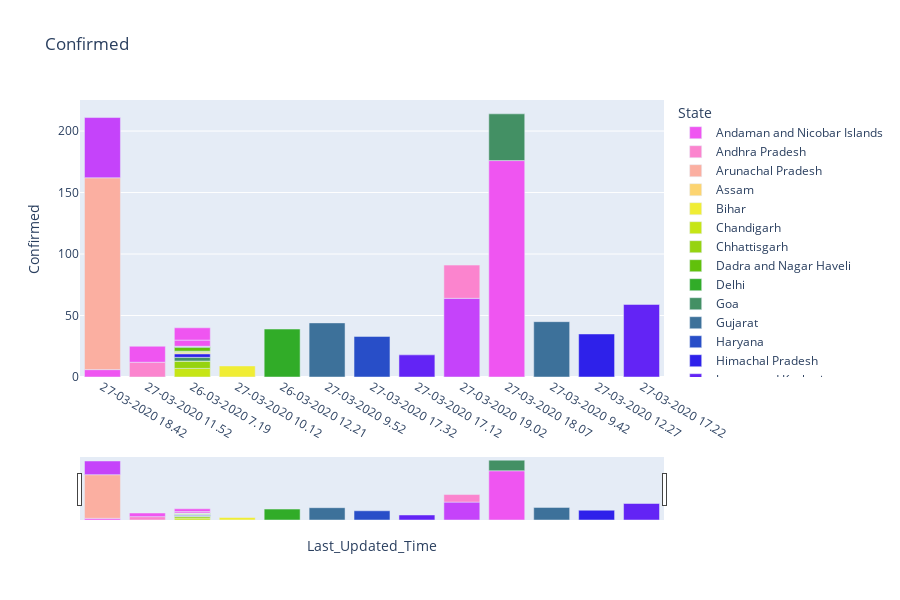
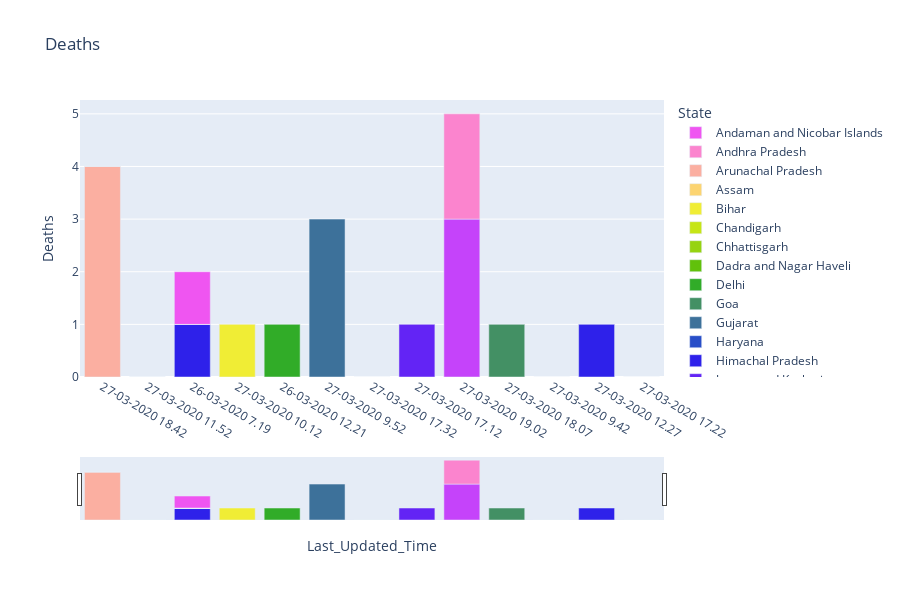

Notebook source saved alongside these figures, in order:
### Markdown cell above
# State wise Confirmed and Deaths w.r.t dates

### Code cell
temp = df.groupby(['State', 'Last_Updated_Time'])['Confirmed', 'Deaths'].sum()
temp = temp.reset_index()

fig = px.bar(temp, x="Last_Updated_Time", y="Confirmed", color='State', orientation='v', height=600,
             title='Confirmed', color_discrete_sequence = px.colors.cyclical.mygbm)
fig.update_layout(xaxis_rangeslider_visible=True)
fig.show()

# =========================================

fig = px.bar(temp, x="Last_Updated_Time", y="Deaths", color='State', orientation='v', height=600,
             title='Deaths', color_discrete_sequence = px.colors.cyclical.mygbm)
fig.update_layout(xaxis_rangeslider_visible=True)
fig.show()

### Figure 1 — Plotly figure (JSON) as saved in the notebook; plotly's stock layout.template omitted (floating-point values rounded to 4 significant figures)
{"data": [{"alignmentgroup": "True", "hovertemplate": "State=Andaman and Nicobar Islands<br>Last_Updated_Time=%{x}<br>Confirmed=%{y}<extra></extra>", "legendgroup": "Andaman and Nicobar Islands", "marker": {"color": "#ef55f1"}, "name": "Andaman and Nicobar Islands", "offsetgroup": "Andaman and Nicobar Islands", "orientation": "v", "showlegend": true, "textposition": "auto", "type": "bar", "x": ["27-03-2020 18.42"], "xaxis": "x", "y": [6], "yaxis": "y"}, {"alignmentgroup": "True", "hovertemplate": "State=Andhra Pradesh<br>Last_Updated_Time=%{x}<br>Confirmed=%{y}<extra></extra>", "legendgroup": "Andhra Pradesh", "marker": {"color": "#fb84ce"}, "name": "Andhra Pradesh", "offsetgroup": "Andhra Pradesh", "orientation": "v", "showlegend": true, "textposition": "auto", "type": "bar", "x": ["27-03-2020 11.52"], "xaxis": "x", "y": [12], "yaxis": "y"}, {"alignmentgroup": "True", "hovertemplate": "State=Arunachal Pradesh<br>Last_Updated_Time=%{x}<br>Confirmed=%{y}<extra></extra>", "legendgroup": "Arunachal Pradesh", "marker": {"color": "#fbafa1"}, "name": "Arunachal Pradesh", "offsetgroup": "Arunachal Pradesh", "orientation": "v", "showlegend": true, "textposition": "auto", "type": "bar", "x": ["26-03-2020 7.19"], "xaxis": "x", "y": [0], "yaxis": "y"}, {"alignmentgroup": "True", "hovertemplate": "State=Assam<br>Last_Updated_Time=%{x}<br>Confirmed=%{y}<extra></extra>", "legendgroup": "Assam", "marker": {"color": "#fcd471"}, "name": "Assam", "offsetgroup": "Assam", "orientation": "v", "showlegend": true, "textposition": "auto", "type": "bar", "x": ["26-03-2020 7.19"], "xaxis": "x", "y": [0], "yaxis": "y"}, {"alignmentgroup": "True", "hovertemplate": "State=Bihar<br>Last_Updated_Time=%{x}<br>Confirmed=%{y}<extra></extra>", "legendgroup": "Bihar", "marker": {"color": "#f0ed35"}, "name": "Bihar", "offsetgroup": "Bihar", "orientation": "v", "showlegend": true, "textposition": "auto", "type": "bar", "x": ["27-03-2020 10.12"], "xaxis": "x", "y": [9], "yaxis": "y"}, {"alignmentgroup": "True", "hovertemplate": "State=Chandigarh<br>Last_Updated_Time=%{x}<br>Confirmed=%{y}<extra></extra>", "legendgroup": "Chandigarh", "marker": {"color": "#c6e516"}, "name": "Chandigarh", "offsetgroup": "Chandigarh", "orientation": "v", "showlegend": true, "textposition": "auto", "type": "bar", "x": ["26-03-2020 7.19"], "xaxis": "x", "y": [7], "yaxis": "y"}, {"alignmentgroup": "True", "hovertemplate": "State=Chhattisgarh<br>Last_Updated_Time=%{x}<br>Confirmed=%{y}<extra></extra>", "legendgroup": "Chhattisgarh", "marker": {"color": "#96d310"}, "name": "Chhattisgarh", "offsetgroup": "Chhattisgarh", "orientation": "v", "showlegend": true, "textposition": "auto", "type": "bar", "x": ["26-03-2020 7.19"], "xaxis": "x", "y": [6], "yaxis": "y"}, {"alignmentgroup": "True", "hovertemplate": "State=Dadra and Nagar Haveli<br>Last_Updated_Time=%{x}<br>Confirmed=%{y}<extra></extra>", "legendgroup": "Dadra and Nagar Haveli", "marker": {"color": "#61c10b"}, "name": "Dadra and Nagar Haveli", "offsetgroup": "Dadra and Nagar Haveli", "orientation": "v", "showlegend": true, "textposition": "auto", "type": "bar", "x": ["26-03-2020 7.19"], "xaxis": "x", "y": [0], "yaxis": "y"}, {"alignmentgroup": "True", "hovertemplate": "State=Delhi<br>Last_Updated_Time=%{x}<br>Confirmed=%{y}<extra></extra>", "legendgroup": "Delhi", "marker": {"color": "#31ac28"}, "name": "Delhi", "offsetgroup": "Delhi", "orientation": "v", "showlegend": true, "textposition": "auto", "type": "bar", "x": ["26-03-2020 12.21"], "xaxis": "x", "y": [39], "yaxis": "y"}, {"alignmentgroup": "True", "hovertemplate": "State=Goa<br>Last_Updated_Time=%{x}<br>Confirmed=%{y}<extra></extra>", "legendgroup": "Goa", "marker": {"color": "#439064"}, "name": "Goa", "offsetgroup": "Goa", "orientation": "v", "showlegend": true, "textposition": "auto", "type": "bar", "x": ["26-03-2020 7.19"], "xaxis": "x", "y": [3], "yaxis": "y"}, {"alignmentgroup": "True", "hovertemplate": "State=Gujarat<br>Last_Updated_Time=%{x}<br>Confirmed=%{y}<extra></extra>", "legendgroup": "Gujarat", "marker": {"color": "#3d719a"}, "name": "Gujarat", "offsetgroup": "Gujarat", "orientation": "v", "showlegend": true, "textposition": "auto", "type": "bar", "x": ["27-03-2020 9.52"], "xaxis": "x", "y": [44], "yaxis": "y"}, {"alignmentgroup": "True", "hovertemplate": "State=Haryana<br>Last_Updated_Time=%{x}<br>Confirmed=%{y}<extra></extra>", "legendgroup": "Haryana", "marker": {"color": "#284ec8"}, "name": "Haryana", "offsetgroup": "Haryana", "orientation": "v", "showlegend": true, "textposition": "auto", "type": "bar", "x": ["27-03-2020 17.32"], "xaxis": "x", "y": [33], "yaxis": "y"}, {"alignmentgroup": "True", "hovertemplate": "State=Himachal Pradesh<br>Last_Updated_Time=%{x}<br>Confirmed=%{y}<extra></extra>", "legendgroup": "Himachal Pradesh", "marker": {"color": "#2e21ea"}, "name": "Himachal Pradesh", "offsetgroup": "Himachal Pradesh", "orientation": "v", "showlegend": true, "textposition": "auto", "type": "bar", "x": ["26-03-2020 7.19"], "xaxis": "x", "y": [3], "yaxis": "y"}, {"alignmentgroup": "True", "hovertemplate": "State=Jammu and Kashmir<br>Last_Updated_Time=%{x}<br>Confirmed=%{y}<extra></extra>", "legendgroup": "Jammu and Kashmir", "marker": {"color": "#6324f5"}, "name": "Jammu and Kashmir", "offsetgroup": "Jammu and Kashmir", "orientation": "v", "showlegend": true, "textposition": "auto", "type": "bar", "x": ["27-03-2020 17.12"], "xaxis": "x", "y": [18], "yaxis": "y"}, {"alignmentgroup": "True", "hovertemplate": "State=Jharkhand<br>Last_Updated_Time=%{x}<br>Confirmed=%{y}<extra></extra>", "legendgroup": "Jharkhand", "marker": {"color": "#9139fa"}, "name": "Jharkhand", "offsetgroup": "Jharkhand", "orientation": "v", "showlegend": true, "textposition": "auto", "type": "bar", "x": ["26-03-2020 7.19"], "xaxis": "x", "y": [0], "yaxis": "y"}, {"alignmentgroup": "True", "hovertemplate": "State=Karnataka<br>Last_Updated_Time=%{x}<br>Confirmed=%{y}<extra></extra>", "legendgroup": "Karnataka", "marker": {"color": "#c543fa"}, "name": "Karnataka", "offsetgroup": "Karnataka", "orientation": "v", "showlegend": true, "textposition": "auto", "type": "bar", "x": ["27-03-2020 19.02"], "xaxis": "x", "y": [64], "yaxis": "y"}, {"alignmentgroup": "True", "hovertemplate": "State=Kerala<br>Last_Updated_Time=%{x}<br>Confirmed=%{y}<extra></extra>", "legendgroup": "Kerala", "marker": {"color": "#ef55f1"}, "name": "Kerala", "offsetgroup": "Kerala", "orientation": "v", "showlegend": true, "textposition": "auto", "type": "bar", "x": ["27-03-2020 18.07"], "xaxis": "x", "y": [176], "yaxis": "y"}, {"alignmentgroup": "True", "hovertemplate": "State=Ladakh<br>Last_Updated_Time=%{x}<br>Confirmed=%{y}<extra></extra>", "legendgroup": "Ladakh", "marker": {"color": "#ef55f1"}, "name": "Ladakh", "offsetgroup": "Ladakh", "orientation": "v", "showlegend": true, "textposition": "auto", "type": "bar", "x": ["27-03-2020 11.52"], "xaxis": "x", "y": [13], "yaxis": "y"}, {"alignmentgroup": "True", "hovertemplate": "State=Madhya Pradesh<br>Last_Updated_Time=%{x}<br>Confirmed=%{y}<extra></extra>", "legendgroup": "Madhya Pradesh", "marker": {"color": "#fb84ce"}, "name": "Madhya Pradesh", "offsetgroup": "Madhya Pradesh", "orientation": "v", "showlegend": true, "textposition": "auto", "type": "bar", "x": ["27-03-2020 19.02"], "xaxis": "x", "y": [27], "yaxis": "y"}, {"alignmentgroup": "True", "hovertemplate": "State=Maharashtra<br>Last_Updated_Time=%{x}<br>Confirmed=%{y}<extra></extra>", "legendgroup": "Maharashtra", "marker": {"color": "#fbafa1"}, "name": "Maharashtra", "offsetgroup": "Maharashtra", "orientation": "v", "showlegend": true, "textposition": "auto", "type": "bar", "x": ["27-03-2020 18.42"], "xaxis": "x", "y": [156], "yaxis": "y"}, {"alignmentgroup": "True", "hovertemplate": "State=Manipur<br>Last_Updated_Time=%{x}<br>Confirmed=%{y}<extra></extra>", "legendgroup": "Manipur", "marker": {"color": "#fcd471"}, "name": "Manipur", "offsetgroup": "Manipur", "orientation": "v", "showlegend": true, "textposition": "auto", "type": "bar", "x": ["26-03-2020 7.19"], "xaxis": "x", "y": [1], "yaxis": "y"}, {"alignmentgroup": "True", "hovertemplate": "State=Meghalaya<br>Last_Updated_Time=%{x}<br>Confirmed=%{y}<extra></extra>", "legendgroup": "Meghalaya", "marker": {"color": "#f0ed35"}, "name": "Meghalaya", "offsetgroup": "Meghalaya", "orientation": "v", "showlegend": true, "textposition": "auto", "type": "bar", "x": ["26-03-2020 7.19"], "xaxis": "x", "y": [0], "yaxis": "y"}, {"alignmentgroup": "True", "hovertemplate": "State=Mizoram<br>Last_Updated_Time=%{x}<br>Confirmed=%{y}<extra></extra>", "legendgroup": "Mizoram", "marker": {"color": "#c6e516"}, "name": "Mizoram", "offsetgroup": "Mizoram", "orientation": "v", "showlegend": true, "textposition": "auto", "type": "bar", "x": ["26-03-2020 7.19"], "xaxis": "x", "y": [1], "yaxis": "y"}, {"alignmentgroup": "True", "hovertemplate": "State=Nagaland<br>Last_Updated_Time=%{x}<br>Confirmed=%{y}<extra></extra>", "legendgroup": "Nagaland", "marker": {"color": "#96d310"}, "name": "Nagaland", "offsetgroup": "Nagaland", "orientation": "v", "showlegend": true, "textposition": "auto", "type": "bar", "x": ["26-03-2020 7.19"], "xaxis": "x", "y": [0], "yaxis": "y"}, {"alignmentgroup": "True", "hovertemplate": "State=Odisha<br>Last_Updated_Time=%{x}<br>Confirmed=%{y}<extra></extra>", "legendgroup": "Odisha", "marker": {"color": "#61c10b"}, "name": "Odisha", "offsetgroup": "Odisha", "orientation": "v", "showlegend": true, "textposition": "auto", "type": "bar", "x": ["26-03-2020 7.19"], "xaxis": "x", "y": [3], "yaxis": "y"}, {"alignmentgroup": "True", "hovertemplate": "State=Puducherry<br>Last_Updated_Time=%{x}<br>Confirmed=%{y}<extra></extra>", "legendgroup": "Puducherry", "marker": {"color": "#31ac28"}, "name": "Puducherry", "offsetgroup": "Puducherry", "orientation": "v", "showlegend": true, "textposition": "auto", "type": "bar", "x": ["26-03-2020 7.19"], "xaxis": "x", "y": [1], "yaxis": "y"}, {"alignmentgroup": "True", "hovertemplate": "State=Punjab<br>Last_Updated_Time=%{x}<br>Confirmed=%{y}<extra></extra>", "legendgroup": "Punjab", "marker": {"color": "#439064"}, "name": "Punjab", "offsetgroup": "Punjab", "orientation": "v", "showlegend": true, "textposition": "auto", "type": "bar", "x": ["27-03-2020 18.07"], "xaxis": "x", "y": [38], "yaxis": "y"}, {"alignmentgroup": "True", "hovertemplate": "State=Rajasthan<br>Last_Updated_Time=%{x}<br>Confirmed=%{y}<extra></extra>", "legendgroup": "Rajasthan", "marker": {"color": "#3d719a"}, "name": "Rajasthan", "offsetgroup": "Rajasthan", "orientation": "v", "showlegend": true, "textposition": "auto", "type": "bar", "x": ["27-03-2020 9.42"], "xaxis": "x", "y": [45], "yaxis": "y"}, {"alignmentgroup": "True", "hovertemplate": "State=Sikkim<br>Last_Updated_Time=%{x}<br>Confirmed=%{y}<extra></extra>", "legendgroup": "Sikkim", "marker": {"color": "#284ec8"}, "name": "Sikkim", "offsetgroup": "Sikkim", "orientation": "v", "showlegend": true, "textposition": "auto", "type": "bar", "x": ["26-03-2020 7.19"], "xaxis": "x", "y": [0], "yaxis": "y"}, {"alignmentgroup": "True", "hovertemplate": "State=Tamil Nadu<br>Last_Updated_Time=%{x}<br>Confirmed=%{y}<extra></extra>", "legendgroup": "Tamil Nadu", "marker": {"color": "#2e21ea"}, "name": "Tamil Nadu", "offsetgroup": "Tamil Nadu", "orientation": "v", "showlegend": true, "textposition": "auto", "type": "bar", "x": ["27-03-2020 12.27"], "xaxis": "x", "y": [35], "yaxis": "y"}, {"alignmentgroup": "True", "hovertemplate": "State=Telangana<br>Last_Updated_Time=%{x}<br>Confirmed=%{y}<extra></extra>", "legendgroup": "Telangana", "marker": {"color": "#6324f5"}, "name": "Telangana", "offsetgroup": "Telangana", "orientation": "v", "showlegend": true, "textposition": "auto", "type": "bar", "x": ["27-03-2020 17.22"], "xaxis": "x", "y": [59], "yaxis": "y"}, {"alignmentgroup": "True", "hovertemplate": "State=Tripura<br>Last_Updated_Time=%{x}<br>Confirmed=%{y}<extra></extra>", "legendgroup": "Tripura", "marker": {"color": "#9139fa"}, "name": "Tripura", "offsetgroup": "Tripura", "orientation": "v", "showlegend": true, "textposition": "auto", "type": "bar", "x": ["26-03-2020 7.19"], "xaxis": "x", "y": [0], "yaxis": "y"}, {"alignmentgroup": "True", "hovertemplate": "State=Uttar Pradesh<br>Last_Updated_Time=%{x}<br>Confirmed=%{y}<extra></extra>", "legendgroup": "Uttar Pradesh", "marker": {"color": "#c543fa"}, "name": "Uttar Pradesh", "offsetgroup": "Uttar Pradesh", "orientation": "v", "showlegend": true, "textposition": "auto", "type": "bar", "x": ["27-03-2020 18.42"], "xaxis": "x", "y": [49], "yaxis": "y"}, {"alignmentgroup": "True", "hovertemplate": "State=Uttarakhand<br>Last_Updated_Time=%{x}<br>Confirmed=%{y}<extra></extra>", "legendgroup": "Uttarakhand", "marker": {"color": "#ef55f1"}, "name": "Uttarakhand", "offsetgroup": "Uttarakhand", "orientation": "v", "showlegend": true, "textposition": "auto", "type": "bar", "x": ["26-03-2020 7.19"], "xaxis": "x", "y": [5], "yaxis": "y"}, {"alignmentgroup": "True", "hovertemplate": "State=West Bengal<br>Last_Updated_Time=%{x}<br>Confirmed=%{y}<extra></extra>", "legendgroup": "West Bengal", "marker": {"color": "#ef55f1"}, "name": "West Bengal", "offsetgroup": "West Bengal", "orientation": "v", "showlegend": true, "textposition": "auto", "type": "bar", "x": ["26-03-2020 7.19"], "xaxis": "x", "y": [10], "yaxis": "y"}], "layout": {"barmode": "relative", "height": 600, "legend": {"title": {"text": "State"}, "tracegroupgap": 0}, "title": {"text": "Confirmed"}, "xaxis": {"anchor": "y", "domain": [0, 1], "rangeslider": {"visible": true}, "title": {"text": "Last_Updated_Time"}}, "yaxis": {"anchor": "x", "domain": [0, 1], "title": {"text": "Confirmed"}}}}

### Figure 2 — Plotly figure (JSON) as saved in the notebook; plotly's stock layout.template omitted (floating-point values rounded to 4 significant figures)
{"data": [{"alignmentgroup": "True", "hovertemplate": "State=Andaman and Nicobar Islands<br>Last_Updated_Time=%{x}<br>Deaths=%{y}<extra></extra>", "legendgroup": "Andaman and Nicobar Islands", "marker": {"color": "#ef55f1"}, "name": "Andaman and Nicobar Islands", "offsetgroup": "Andaman and Nicobar Islands", "orientation": "v", "showlegend": true, "textposition": "auto", "type": "bar", "x": ["27-03-2020 18.42"], "xaxis": "x", "y": [0], "yaxis": "y"}, {"alignmentgroup": "True", "hovertemplate": "State=Andhra Pradesh<br>Last_Updated_Time=%{x}<br>Deaths=%{y}<extra></extra>", "legendgroup": "Andhra Pradesh", "marker": {"color": "#fb84ce"}, "name": "Andhra Pradesh", "offsetgroup": "Andhra Pradesh", "orientation": "v", "showlegend": true, "textposition": "auto", "type": "bar", "x": ["27-03-2020 11.52"], "xaxis": "x", "y": [0], "yaxis": "y"}, {"alignmentgroup": "True", "hovertemplate": "State=Arunachal Pradesh<br>Last_Updated_Time=%{x}<br>Deaths=%{y}<extra></extra>", "legendgroup": "Arunachal Pradesh", "marker": {"color": "#fbafa1"}, "name": "Arunachal Pradesh", "offsetgroup": "Arunachal Pradesh", "orientation": "v", "showlegend": true, "textposition": "auto", "type": "bar", "x": ["26-03-2020 7.19"], "xaxis": "x", "y": [0], "yaxis": "y"}, {"alignmentgroup": "True", "hovertemplate": "State=Assam<br>Last_Updated_Time=%{x}<br>Deaths=%{y}<extra></extra>", "legendgroup": "Assam", "marker": {"color": "#fcd471"}, "name": "Assam", "offsetgroup": "Assam", "orientation": "v", "showlegend": true, "textposition": "auto", "type": "bar", "x": ["26-03-2020 7.19"], "xaxis": "x", "y": [0], "yaxis": "y"}, {"alignmentgroup": "True", "hovertemplate": "State=Bihar<br>Last_Updated_Time=%{x}<br>Deaths=%{y}<extra></extra>", "legendgroup": "Bihar", "marker": {"color": "#f0ed35"}, "name": "Bihar", "offsetgroup": "Bihar", "orientation": "v", "showlegend": true, "textposition": "auto", "type": "bar", "x": ["27-03-2020 10.12"], "xaxis": "x", "y": [1], "yaxis": "y"}, {"alignmentgroup": "True", "hovertemplate": "State=Chandigarh<br>Last_Updated_Time=%{x}<br>Deaths=%{y}<extra></extra>", "legendgroup": "Chandigarh", "marker": {"color": "#c6e516"}, "name": "Chandigarh", "offsetgroup": "Chandigarh", "orientation": "v", "showlegend": true, "textposition": "auto", "type": "bar", "x": ["26-03-2020 7.19"], "xaxis": "x", "y": [0], "yaxis": "y"}, {"alignmentgroup": "True", "hovertemplate": "State=Chhattisgarh<br>Last_Updated_Time=%{x}<br>Deaths=%{y}<extra></extra>", "legendgroup": "Chhattisgarh", "marker": {"color": "#96d310"}, "name": "Chhattisgarh", "offsetgroup": "Chhattisgarh", "orientation": "v", "showlegend": true, "textposition": "auto", "type": "bar", "x": ["26-03-2020 7.19"], "xaxis": "x", "y": [0], "yaxis": "y"}, {"alignmentgroup": "True", "hovertemplate": "State=Dadra and Nagar Haveli<br>Last_Updated_Time=%{x}<br>Deaths=%{y}<extra></extra>", "legendgroup": "Dadra and Nagar Haveli", "marker": {"color": "#61c10b"}, "name": "Dadra and Nagar Haveli", "offsetgroup": "Dadra and Nagar Haveli", "orientation": "v", "showlegend": true, "textposition": "auto", "type": "bar", "x": ["26-03-2020 7.19"], "xaxis": "x", "y": [0], "yaxis": "y"}, {"alignmentgroup": "True", "hovertemplate": "State=Delhi<br>Last_Updated_Time=%{x}<br>Deaths=%{y}<extra></extra>", "legendgroup": "Delhi", "marker": {"color": "#31ac28"}, "name": "Delhi", "offsetgroup": "Delhi", "orientation": "v", "showlegend": true, "textposition": "auto", "type": "bar", "x": ["26-03-2020 12.21"], "xaxis": "x", "y": [1], "yaxis": "y"}, {"alignmentgroup": "True", "hovertemplate": "State=Goa<br>Last_Updated_Time=%{x}<br>Deaths=%{y}<extra></extra>", "legendgroup": "Goa", "marker": {"color": "#439064"}, "name": "Goa", "offsetgroup": "Goa", "orientation": "v", "showlegend": true, "textposition": "auto", "type": "bar", "x": ["26-03-2020 7.19"], "xaxis": "x", "y": [0], "yaxis": "y"}, {"alignmentgroup": "True", "hovertemplate": "State=Gujarat<br>Last_Updated_Time=%{x}<br>Deaths=%{y}<extra></extra>", "legendgroup": "Gujarat", "marker": {"color": "#3d719a"}, "name": "Gujarat", "offsetgroup": "Gujarat", "orientation": "v", "showlegend": true, "textposition": "auto", "type": "bar", "x": ["27-03-2020 9.52"], "xaxis": "x", "y": [3], "yaxis": "y"}, {"alignmentgroup": "True", "hovertemplate": "State=Haryana<br>Last_Updated_Time=%{x}<br>Deaths=%{y}<extra></extra>", "legendgroup": "Haryana", "marker": {"color": "#284ec8"}, "name": "Haryana", "offsetgroup": "Haryana", "orientation": "v", "showlegend": true, "textposition": "auto", "type": "bar", "x": ["27-03-2020 17.32"], "xaxis": "x", "y": [0], "yaxis": "y"}, {"alignmentgroup": "True", "hovertemplate": "State=Himachal Pradesh<br>Last_Updated_Time=%{x}<br>Deaths=%{y}<extra></extra>", "legendgroup": "Himachal Pradesh", "marker": {"color": "#2e21ea"}, "name": "Himachal Pradesh", "offsetgroup": "Himachal Pradesh", "orientation": "v", "showlegend": true, "textposition": "auto", "type": "bar", "x": ["26-03-2020 7.19"], "xaxis": "x", "y": [1], "yaxis": "y"}, {"alignmentgroup": "True", "hovertemplate": "State=Jammu and Kashmir<br>Last_Updated_Time=%{x}<br>Deaths=%{y}<extra></extra>", "legendgroup": "Jammu and Kashmir", "marker": {"color": "#6324f5"}, "name": "Jammu and Kashmir", "offsetgroup": "Jammu and Kashmir", "orientation": "v", "showlegend": true, "textposition": "auto", "type": "bar", "x": ["27-03-2020 17.12"], "xaxis": "x", "y": [1], "yaxis": "y"}, {"alignmentgroup": "True", "hovertemplate": "State=Jharkhand<br>Last_Updated_Time=%{x}<br>Deaths=%{y}<extra></extra>", "legendgroup": "Jharkhand", "marker": {"color": "#9139fa"}, "name": "Jharkhand", "offsetgroup": "Jharkhand", "orientation": "v", "showlegend": true, "textposition": "auto", "type": "bar", "x": ["26-03-2020 7.19"], "xaxis": "x", "y": [0], "yaxis": "y"}, {"alignmentgroup": "True", "hovertemplate": "State=Karnataka<br>Last_Updated_Time=%{x}<br>Deaths=%{y}<extra></extra>", "legendgroup": "Karnataka", "marker": {"color": "#c543fa"}, "name": "Karnataka", "offsetgroup": "Karnataka", "orientation": "v", "showlegend": true, "textposition": "auto", "type": "bar", "x": ["27-03-2020 19.02"], "xaxis": "x", "y": [3], "yaxis": "y"}, {"alignmentgroup": "True", "hovertemplate": "State=Kerala<br>Last_Updated_Time=%{x}<br>Deaths=%{y}<extra></extra>", "legendgroup": "Kerala", "marker": {"color": "#ef55f1"}, "name": "Kerala", "offsetgroup": "Kerala", "orientation": "v", "showlegend": true, "textposition": "auto", "type": "bar", "x": ["27-03-2020 18.07"], "xaxis": "x", "y": [0], "yaxis": "y"}, {"alignmentgroup": "True", "hovertemplate": "State=Ladakh<br>Last_Updated_Time=%{x}<br>Deaths=%{y}<extra></extra>", "legendgroup": "Ladakh", "marker": {"color": "#ef55f1"}, "name": "Ladakh", "offsetgroup": "Ladakh", "orientation": "v", "showlegend": true, "textposition": "auto", "type": "bar", "x": ["27-03-2020 11.52"], "xaxis": "x", "y": [0], "yaxis": "y"}, {"alignmentgroup": "True", "hovertemplate": "State=Madhya Pradesh<br>Last_Updated_Time=%{x}<br>Deaths=%{y}<extra></extra>", "legendgroup": "Madhya Pradesh", "marker": {"color": "#fb84ce"}, "name": "Madhya Pradesh", "offsetgroup": "Madhya Pradesh", "orientation": "v", "showlegend": true, "textposition": "auto", "type": "bar", "x": ["27-03-2020 19.02"], "xaxis": "x", "y": [2], "yaxis": "y"}, {"alignmentgroup": "True", "hovertemplate": "State=Maharashtra<br>Last_Updated_Time=%{x}<br>Deaths=%{y}<extra></extra>", "legendgroup": "Maharashtra", "marker": {"color": "#fbafa1"}, "name": "Maharashtra", "offsetgroup": "Maharashtra", "orientation": "v", "showlegend": true, "textposition": "auto", "type": "bar", "x": ["27-03-2020 18.42"], "xaxis": "x", "y": [4], "yaxis": "y"}, {"alignmentgroup": "True", "hovertemplate": "State=Manipur<br>Last_Updated_Time=%{x}<br>Deaths=%{y}<extra></extra>", "legendgroup": "Manipur", "marker": {"color": "#fcd471"}, "name": "Manipur", "offsetgroup": "Manipur", "orientation": "v", "showlegend": true, "textposition": "auto", "type": "bar", "x": ["26-03-2020 7.19"], "xaxis": "x", "y": [0], "yaxis": "y"}, {"alignmentgroup": "True", "hovertemplate": "State=Meghalaya<br>Last_Updated_Time=%{x}<br>Deaths=%{y}<extra></extra>", "legendgroup": "Meghalaya", "marker": {"color": "#f0ed35"}, "name": "Meghalaya", "offsetgroup": "Meghalaya", "orientation": "v", "showlegend": true, "textposition": "auto", "type": "bar", "x": ["26-03-2020 7.19"], "xaxis": "x", "y": [0], "yaxis": "y"}, {"alignmentgroup": "True", "hovertemplate": "State=Mizoram<br>Last_Updated_Time=%{x}<br>Deaths=%{y}<extra></extra>", "legendgroup": "Mizoram", "marker": {"color": "#c6e516"}, "name": "Mizoram", "offsetgroup": "Mizoram", "orientation": "v", "showlegend": true, "textposition": "auto", "type": "bar", "x": ["26-03-2020 7.19"], "xaxis": "x", "y": [0], "yaxis": "y"}, {"alignmentgroup": "True", "hovertemplate": "State=Nagaland<br>Last_Updated_Time=%{x}<br>Deaths=%{y}<extra></extra>", "legendgroup": "Nagaland", "marker": {"color": "#96d310"}, "name": "Nagaland", "offsetgroup": "Nagaland", "orientation": "v", "showlegend": true, "textposition": "auto", "type": "bar", "x": ["26-03-2020 7.19"], "xaxis": "x", "y": [0], "yaxis": "y"}, {"alignmentgroup": "True", "hovertemplate": "State=Odisha<br>Last_Updated_Time=%{x}<br>Deaths=%{y}<extra></extra>", "legendgroup": "Odisha", "marker": {"color": "#61c10b"}, "name": "Odisha", "offsetgroup": "Odisha", "orientation": "v", "showlegend": true, "textposition": "auto", "type": "bar", "x": ["26-03-2020 7.19"], "xaxis": "x", "y": [0], "yaxis": "y"}, {"alignmentgroup": "True", "hovertemplate": "State=Puducherry<br>Last_Updated_Time=%{x}<br>Deaths=%{y}<extra></extra>", "legendgroup": "Puducherry", "marker": {"color": "#31ac28"}, "name": "Puducherry", "offsetgroup": "Puducherry", "orientation": "v", "showlegend": true, "textposition": "auto", "type": "bar", "x": ["26-03-2020 7.19"], "xaxis": "x", "y": [0], "yaxis": "y"}, {"alignmentgroup": "True", "hovertemplate": "State=Punjab<br>Last_Updated_Time=%{x}<br>Deaths=%{y}<extra></extra>", "legendgroup": "Punjab", "marker": {"color": "#439064"}, "name": "Punjab", "offsetgroup": "Punjab", "orientation": "v", "showlegend": true, "textposition": "auto", "type": "bar", "x": ["27-03-2020 18.07"], "xaxis": "x", "y": [1], "yaxis": "y"}, {"alignmentgroup": "True", "hovertemplate": "State=Rajasthan<br>Last_Updated_Time=%{x}<br>Deaths=%{y}<extra></extra>", "legendgroup": "Rajasthan", "marker": {"color": "#3d719a"}, "name": "Rajasthan", "offsetgroup": "Rajasthan", "orientation": "v", "showlegend": true, "textposition": "auto", "type": "bar", "x": ["27-03-2020 9.42"], "xaxis": "x", "y": [0], "yaxis": "y"}, {"alignmentgroup": "True", "hovertemplate": "State=Sikkim<br>Last_Updated_Time=%{x}<br>Deaths=%{y}<extra></extra>", "legendgroup": "Sikkim", "marker": {"color": "#284ec8"}, "name": "Sikkim", "offsetgroup": "Sikkim", "orientation": "v", "showlegend": true, "textposition": "auto", "type": "bar", "x": ["26-03-2020 7.19"], "xaxis": "x", "y": [0], "yaxis": "y"}, {"alignmentgroup": "True", "hovertemplate": "State=Tamil Nadu<br>Last_Updated_Time=%{x}<br>Deaths=%{y}<extra></extra>", "legendgroup": "Tamil Nadu", "marker": {"color": "#2e21ea"}, "name": "Tamil Nadu", "offsetgroup": "Tamil Nadu", "orientation": "v", "showlegend": true, "textposition": "auto", "type": "bar", "x": ["27-03-2020 12.27"], "xaxis": "x", "y": [1], "yaxis": "y"}, {"alignmentgroup": "True", "hovertemplate": "State=Telangana<br>Last_Updated_Time=%{x}<br>Deaths=%{y}<extra></extra>", "legendgroup": "Telangana", "marker": {"color": "#6324f5"}, "name": "Telangana", "offsetgroup": "Telangana", "orientation": "v", "showlegend": true, "textposition": "auto", "type": "bar", "x": ["27-03-2020 17.22"], "xaxis": "x", "y": [0], "yaxis": "y"}, {"alignmentgroup": "True", "hovertemplate": "State=Tripura<br>Last_Updated_Time=%{x}<br>Deaths=%{y}<extra></extra>", "legendgroup": "Tripura", "marker": {"color": "#9139fa"}, "name": "Tripura", "offsetgroup": "Tripura", "orientation": "v", "showlegend": true, "textposition": "auto", "type": "bar", "x": ["26-03-2020 7.19"], "xaxis": "x", "y": [0], "yaxis": "y"}, {"alignmentgroup": "True", "hovertemplate": "State=Uttar Pradesh<br>Last_Updated_Time=%{x}<br>Deaths=%{y}<extra></extra>", "legendgroup": "Uttar Pradesh", "marker": {"color": "#c543fa"}, "name": "Uttar Pradesh", "offsetgroup": "Uttar Pradesh", "orientation": "v", "showlegend": true, "textposition": "auto", "type": "bar", "x": ["27-03-2020 18.42"], "xaxis": "x", "y": [0], "yaxis": "y"}, {"alignmentgroup": "True", "hovertemplate": "State=Uttarakhand<br>Last_Updated_Time=%{x}<br>Deaths=%{y}<extra></extra>", "legendgroup": "Uttarakhand", "marker": {"color": "#ef55f1"}, "name": "Uttarakhand", "offsetgroup": "Uttarakhand", "orientation": "v", "showlegend": true, "textposition": "auto", "type": "bar", "x": ["26-03-2020 7.19"], "xaxis": "x", "y": [0], "yaxis": "y"}, {"alignmentgroup": "True", "hovertemplate": "State=West Bengal<br>Last_Updated_Time=%{x}<br>Deaths=%{y}<extra></extra>", "legendgroup": "West Bengal", "marker": {"color": "#ef55f1"}, "name": "West Bengal", "offsetgroup": "West Bengal", "orientation": "v", "showlegend": true, "textposition": "auto", "type": "bar", "x": ["26-03-2020 7.19"], "xaxis": "x", "y": [1], "yaxis": "y"}], "layout": {"barmode": "relative", "height": 600, "legend": {"title": {"text": "State"}, "tracegroupgap": 0}, "title": {"text": "Deaths"}, "xaxis": {"anchor": "y", "domain": [0, 1], "rangeslider": {"visible": true}, "title": {"text": "Last_Updated_Time"}}, "yaxis": {"anchor": "x", "domain": [0, 1], "title": {"text": "Deaths"}}}}
